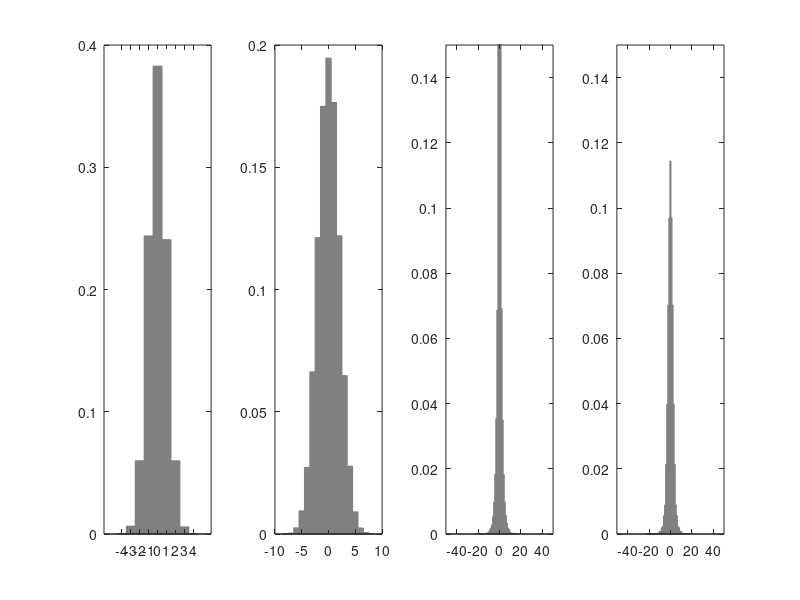

MATLAB code to generate this figure:
clear all
close all
clc


rng(0)

num = 100000;
border = 1;


X = normrnd(0, 1, [num, 1]);
% W = rand(num, 1);
% W = randn(num, 1)*100;
W = normrnd(0, 2, [num, 1]);



Z = X .* W;




line_X = round(min(X)):border:round(max(X));
f_X = hist(X, line_X);
f_X = f_X/num;

line_W = round(min(W)):border:round(max(W));
f_W = hist(W, line_W);
f_W = f_W/num;

line_Z = round(min(Z)):border*1:round(max(Z));
f_Z = hist(Z, line_Z);
f_Z = f_Z/num;




border_t = border/100;

line_X_t = round(min(X)):border_t:round(max(X));
f_X_t = hist(X, line_X_t);
f_X_t = f_X_t/num;

line_W_t = round(min(W)):border_t:round(max(W));
f_W_t = hist(W, line_W_t);
f_W_t = f_W_t/num;

line_Z_t = round(min(Z)):border_t:round(max(Z));
f_Z_t = hist(Z, line_Z_t);
f_Z_t = f_Z_t/num;




% X = round(X*(1/border))*border;
% W = round(W*(1/border))*border;
% 


% assume z = 200

% product distribution simulation experiment





% line_t = 1:border:2000;
% f_t = 1:border:2000;




line_t = min(line_Z):border:max(line_Z);
f_t = min(line_Z):border:max(line_Z);


for j = 1:max(size(line_t))
%    [j max(size(line_t))]

    z = line_t(j);
    p_all = 0;

    for i = 1:max(size(line_X))
        x = line_X(i);

        if x ~= 0
            p_x = f_X(find(line_X == x));

            w = round( (z/x)*(1/border))*border;
            pos = find(line_W == w);

            p_w = 0;
            if min(size(pos)) > 0
                p_w = p_w + f_W(pos);
            end

            temp = p_x*p_w*(1/abs(x));
            p_all = p_all + temp;

        else

            x_l = x - 0.5;
            x_r = x + 0.5;

 
            p_cum = 0;


            var_x = x_l:border_t:x_r;

            for u = 1:max(size(var_x))
                x = var_x(u);

                if x ~= 0
                    p_x = f_X_t(find( abs(line_X_t - x) < border_t*0.5  ));

                    w = round( (z/x)*(1/border_t) )*border_t;
                    pos = find( abs(line_W_t - w) < border_t*0.5 );

                    p_w = 0;
                    if min(size(pos)) > 0
                        p_w = p_w + f_W_t(pos);
                    end

                    temp = p_x*p_w*(1/abs(x));
                    p_cum = p_cum + temp;

                 else


                    old_x = x;
                    x = old_x - border_t;


                    p_x = f_X_t(find( abs(line_X_t - x) < border_t*0.5  ));

                    w = round( (z/x)*(1/border_t) )*border_t;
                    pos = find( abs(line_W_t - w) < border_t*0.5 );

                    p_w = 0;
                    if min(size(pos)) > 0
                        p_w = p_w + f_W_t(pos);
                    end

                    temp_l = p_x*p_w*(1/abs(x));

                    x = old_x + border_t;


                    p_x = f_X_t(find( abs(line_X_t - x) < border_t*0.5  ));

                    w = round( (z/x)*(1/border_t) )*border_t;
                    pos = find( abs(line_W_t - w) < border_t*0.5 );

                    p_w = 0;
                    if min(size(pos)) > 0
                        p_w = p_w + f_W_t(pos);
                    end

                    temp_r = p_x*p_w*(1/abs(x));



                    p_cum = p_cum + (temp_l + temp_r)/2;
                end
            end



            p_all = p_all + p_cum;
        end
    end

    f_t(j) = p_all;
end





figure
subplot(1, 4, 1)
bar(line_X, f_X, 1, 'FaceColor', [0.5 0.5 0.5], 'EdgeColor', [0.5 0.5 0.5])
subplot(1, 4, 2)
bar(line_W, f_W, 1, 'FaceColor', [0.5 0.5 0.5], 'EdgeColor', [0.5 0.5 0.5])
subplot(1, 4, 3)
bar(line_Z, f_Z, 1, 'FaceColor', [0.5 0.5 0.5], 'EdgeColor', [0.5 0.5 0.5])
ylim([0 0.15])
xlim([-50 50])
subplot(1, 4, 4)
bar(line_t, f_t, 1, 'FaceColor', [0.5 0.5 0.5], 'EdgeColor', [0.5 0.5 0.5])
ylim([0 0.15])
xlim([-50 50])




% f_Z_t = abs(f_t - f_t);
% f_Z_t( round( line_Z * (1/border) )) = f_Z;
% 
% 
% p_value = sum(f_Z_t .* f_t)/(sum(f_Z_t.*f_Z_t)^(0.5) * sum(f_t.*f_t)^(0.5))


p_value = sum(f_Z .* f_t)/(sum(f_Z .* f_Z)^(0.5) * sum(f_t .* f_t)^(0.5));
p_value

sum(f_t)
